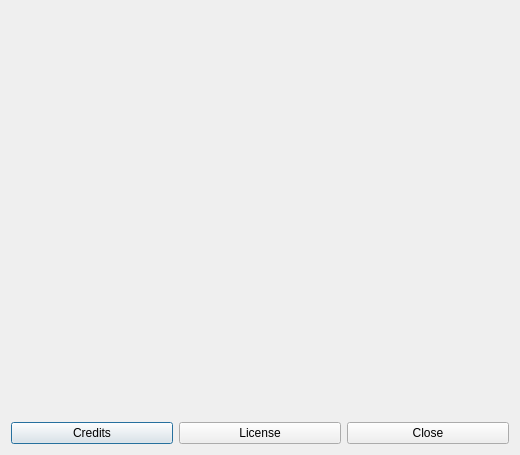
<?xml version="1.0" encoding="UTF-8"?>
<ui version="4.0">
 <class>Dialog</class>
 <widget class="QDialog" name="Dialog">
  <property name="geometry">
   <rect>
    <x>0</x>
    <y>0</y>
    <width>520</width>
    <height>455</height>
   </rect>
  </property>
  <property name="maximumSize">
   <size>
    <width>620</width>
    <height>811</height>
   </size>
  </property>
  <property name="cursor">
   <cursorShape>ArrowCursor</cursorShape>
  </property>
  <property name="windowTitle">
   <string>About OpenShot</string>
  </property>
  <property name="windowIcon">
   <iconset>
    <normaloff>../../images/openshot.svg</normaloff>../../images/openshot.svg</iconset>
  </property>
  <property name="locale">
   <locale language="English" country="UnitedStates"/>
  </property>
  <layout class="QGridLayout" name="gridLayout">
   <item row="0" column="0" colspan="3">
    <layout class="QVBoxLayout" name="verticalLayout">
     <item>
      <widget class="QLabel" name="label">
       <property name="sizePolicy">
        <sizepolicy hsizetype="Preferred" vsizetype="Preferred">
         <horstretch>0</horstretch>
         <verstretch>0</verstretch>
        </sizepolicy>
       </property>
       <property name="pixmap">
        <pixmap>../../images/AboutLogo.png</pixmap>
       </property>
      </widget>
     </item>
     <item>
      <widget class="QLabel" name="txtversion">
       <property name="autoFillBackground">
        <bool>true</bool>
       </property>
       <property name="styleSheet">
        <string notr="true">font-size: 4em; font-weight: bold;</string>
       </property>
       <property name="text">
        <string/>
       </property>
       <property name="textFormat">
        <enum>Qt::PlainText</enum>
       </property>
      </widget>
     </item>
     <item>
      <widget class="QLabel" name="lblAboutDescription">
       <property name="text">
        <string/>
       </property>
       <property name="alignment">
        <set>Qt::AlignCenter</set>
       </property>
       <property name="openExternalLinks">
        <bool>true</bool>
       </property>
      </widget>
     </item>
     <item>
      <widget class="QLabel" name="lblAboutCompany">
       <property name="text">
        <string notr="true"/>
       </property>
       <property name="textFormat">
        <enum>Qt::RichText</enum>
       </property>
       <property name="openExternalLinks">
        <bool>true</bool>
       </property>
      </widget>
     </item>
     <item>
      <layout class="QHBoxLayout" name="horizontalLayout">
       <item>
        <widget class="QPushButton" name="btncredit">
         <property name="text">
          <string>Credits</string>
         </property>
        </widget>
       </item>
       <item>
        <widget class="QPushButton" name="btnlicense">
         <property name="text">
          <string>License</string>
         </property>
        </widget>
       </item>
       <item>
        <widget class="QPushButton" name="pushButton_3">
         <property name="text">
          <string>Close</string>
         </property>
        </widget>
       </item>
      </layout>
     </item>
    </layout>
   </item>
  </layout>
 </widget>
 <resources/>
 <connections>
  <connection>
   <sender>pushButton_3</sender>
   <signal>clicked()</signal>
   <receiver>Dialog</receiver>
   <slot>reject()</slot>
   <hints>
    <hint type="sourcelabel">
     <x>522</x>
     <y>777</y>
    </hint>
    <hint type="destinationlabel">
     <x>613</x>
     <y>765</y>
    </hint>
   </hints>
  </connection>
 </connections>
</ui>
